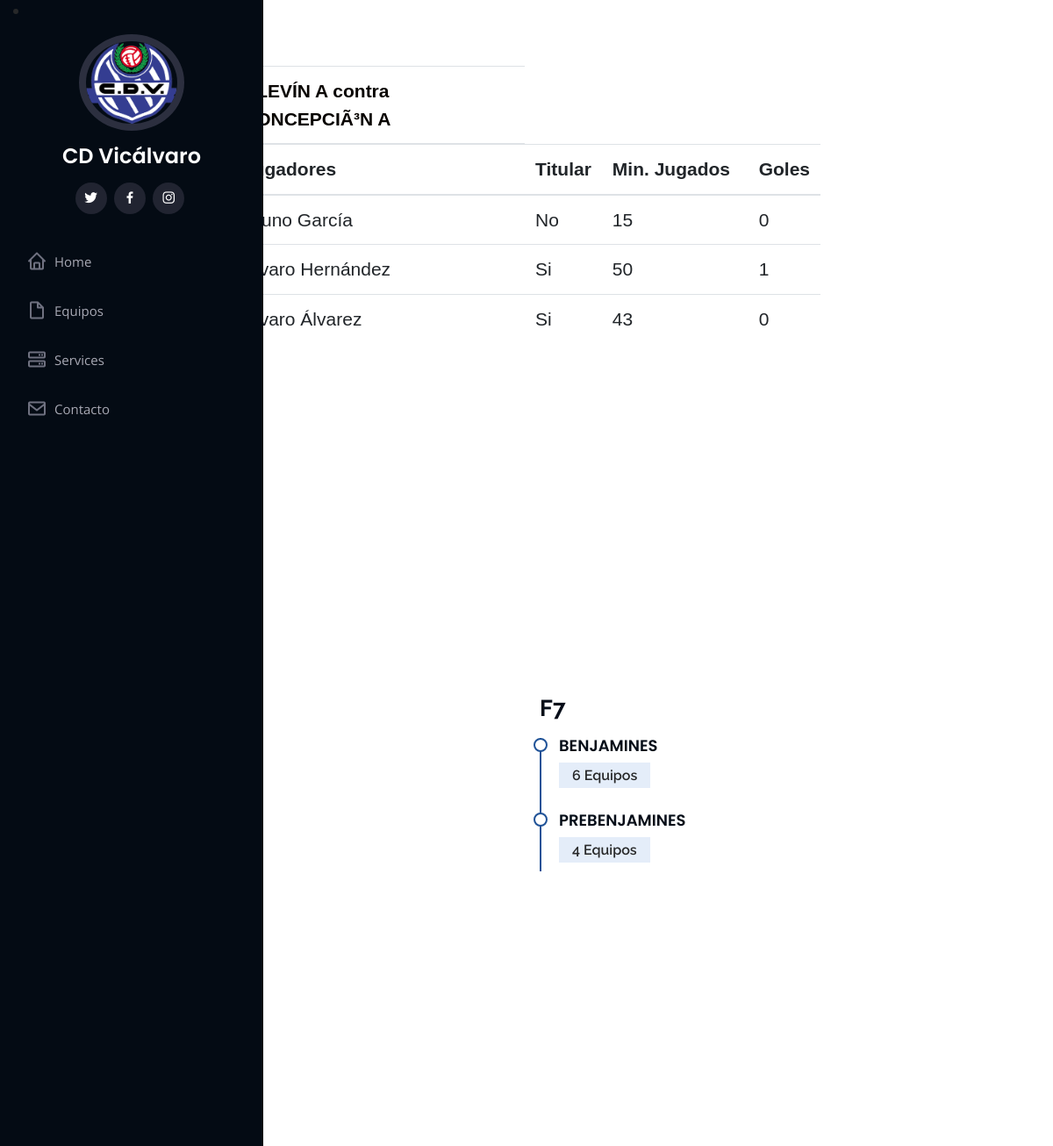
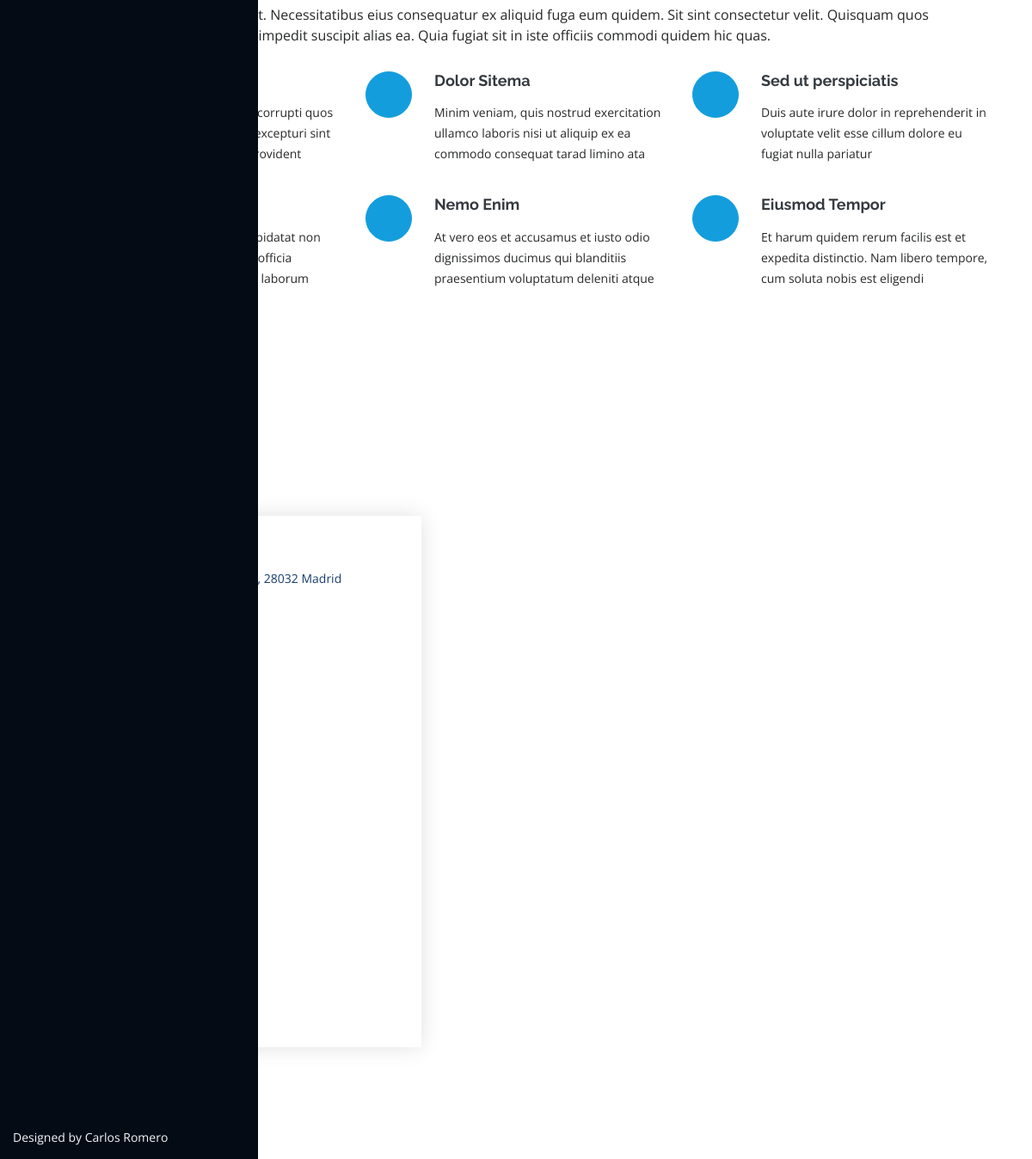
The app's page /est_equipo/1/ with its own data (2 pictures, top to bottom).
### ClubFutbolApp/models.py (models this page shows, shortened)
class DatosPartido(models.Model):
    partido = models.ForeignKey(Partido, on_delete = models.CASCADE)
    jugador_convocado = models.ForeignKey(Jugador, on_delete = models.CASCADE)
    titular = models.BooleanField(blank=True, null=True)
    minutos_jugados = models.IntegerField()
    goles = models.IntegerField(default=0)
    class Meta:
        ordering = ["jugador_convocado"]
        verbose_name ='datospartido'
        verbose_name_plural ='datospartidos'

class Partido(models.Model):
    OPCIONES_DE_LUGAR = ('Casa', 'Casa'), ('Fuera', 'Fuera')
    fecha = models.DateTimeField()
    n_jornada = models.IntegerField(max_length=2)
    equipo = models.ForeignKey(Equipo, on_delete = models.CASCADE)
    rival = models.CharField(max_length=30)
    campo = models.CharField(max_length=5, choices = OPCIONES_DE_LUGAR, blank=True, null=True)
    resultado_equipo = models.PositiveSmallIntegerField(default=0)
    resultado_rival = models.PositiveSmallIntegerField(default=0)
    class Meta:
        ordering = ["fecha", "equipo"]
        verbose_name ='partido'
        verbose_name_plural ='partidos'

class Equipo(models.Model):
    equipo_nombre = models.CharField(max_length=30)
    club = models.ForeignKey(Club, on_delete = models.CASCADE)
    entrenador = models.CharField(max_length=30)
    categoria = models.ForeignKey(Categoria, on_delete = models.CASCADE)
    class Meta:
        verbose_name ='equipo'
        verbose_name_plural ='equipos'
    def __str__(self):
        return self.equipo_nombre

class Jugador(models.Model):
    jug_nombre = models.CharField(max_length=30)
    image = models.ImageField(upload_to='Jugadores', null=True, blank=True)
    fecha_nacimiento = models.DateField()
    dorsal = models.IntegerField()
    posicion = models.ForeignKey(Posicion, on_delete = models.CASCADE)
    equipo = models.ForeignKey(Equipo, on_delete = models.CASCADE)
    class Meta:
        ordering = ["equipo", "jug_nombre"]
        verbose_name ='jugador'
        verbose_name_plural ='jugadores'

### ClubFutbolApp/views.py (the view)
# urls.py: path('est_equipo/<int:pk>/', estPartido.as_view(), name="est_equipo"),
class estPartido(ListView):
    model= DatosPartido
    template_name='ClubFutbolApp/est_equipo.html'
    context_object_name='datospartidos'
    def get_queryset(self):
        qs=super(estPartido, self).get_queryset()
        return qs.filter(partido=self.request.resolver_match.kwargs['pk'])

### templates/ClubFutbolApp/est_equipo.html (shortened to what this page needs)
{% extends "ClubFutbolApp/Home.html" %}
{% load static %}
{% block contenido %}
<html>
<div class="contenedorFormulario" class="table-responsive">
{% if datospartidos %}
    <table class="table table-hover">
        <thead>
            <th style="color: rgb(8, 4, 1); height: 60px ; width: 50%;" class="col-xs-12 col-md-8" >
                {% for datospartido in datospartidos %}
                    {% if forloop.first %}
                        <a>{{ datospartido.partido.equipo|upper }} contra
                        {{ datospartido.partido.rival|upper }}
                        </a>
                    {% endif %}
                {% endfor %}
            </th>
            <tr>
                <th>Jugadores</th>
                <th>Titular</th>
                <th>Min. Jugados</th>
                <th>Goles</th>
            </tr>
        </thead>
    <tbody>
        {% for datospartido in datospartidos %}
            <tr>
                <td width="25%">{{ datospartido.jugador_convocado.jug_nombre }} </td>
                {% if datospartido.titular == True %}
                        <td>Si</td>
                    {% else %}
                        <td>No</td>
                    {% endif %}
                <td width="25%">{{ datospartido.minutos_jugados }} </td>
                <td >{{ datospartido.goles }} </td>
            </tr>
        {% endfor %}
    </tbody>
    </table>
{% else %}
<h1 style="color: rgb(15, 7, 1); text-align: center;">Este equipo todavia no ha jugado ningún partido</h1>
{% endif %}
        </div>
</html>
{% endblock contenido %}

### ClubFutbolApp/static/css/mio2.css (style rules this page uses)
.contenedorFormulario { width: 60%; margin: 55px auto; padding: 70px 25px; padding-top: 20px; }
td,th { font-family: Verdana, Geneva, Tahoma, sans-serif; font-size: 21px; padding-left: 20px; padding-right: 20px; padding-top: 10px; padding-bottom: 10px; }

### ClubFutbolApp/static/assets/css/style.css (style rules this page uses)
body { font-family: "Open Sans", sans-serif; color: #272829; }
a { color: #149ddd; }

### records on screen
DatosPartido: partido.equipo "ALEVÍN A", partido.rival "CONCEPCIÃ³N A", jugador_convocado.jug_nombre "Bruno García", titular "No", minutos_jugados "15", goles "0"
DatosPartido: jugador_convocado.jug_nombre "Álvaro Hernández", titular "Si", minutos_jugados "50", goles "1"
DatosPartido: jugador_convocado.jug_nombre "Álvaro Álvarez", titular "Si", minutos_jugados "43", goles "0"
